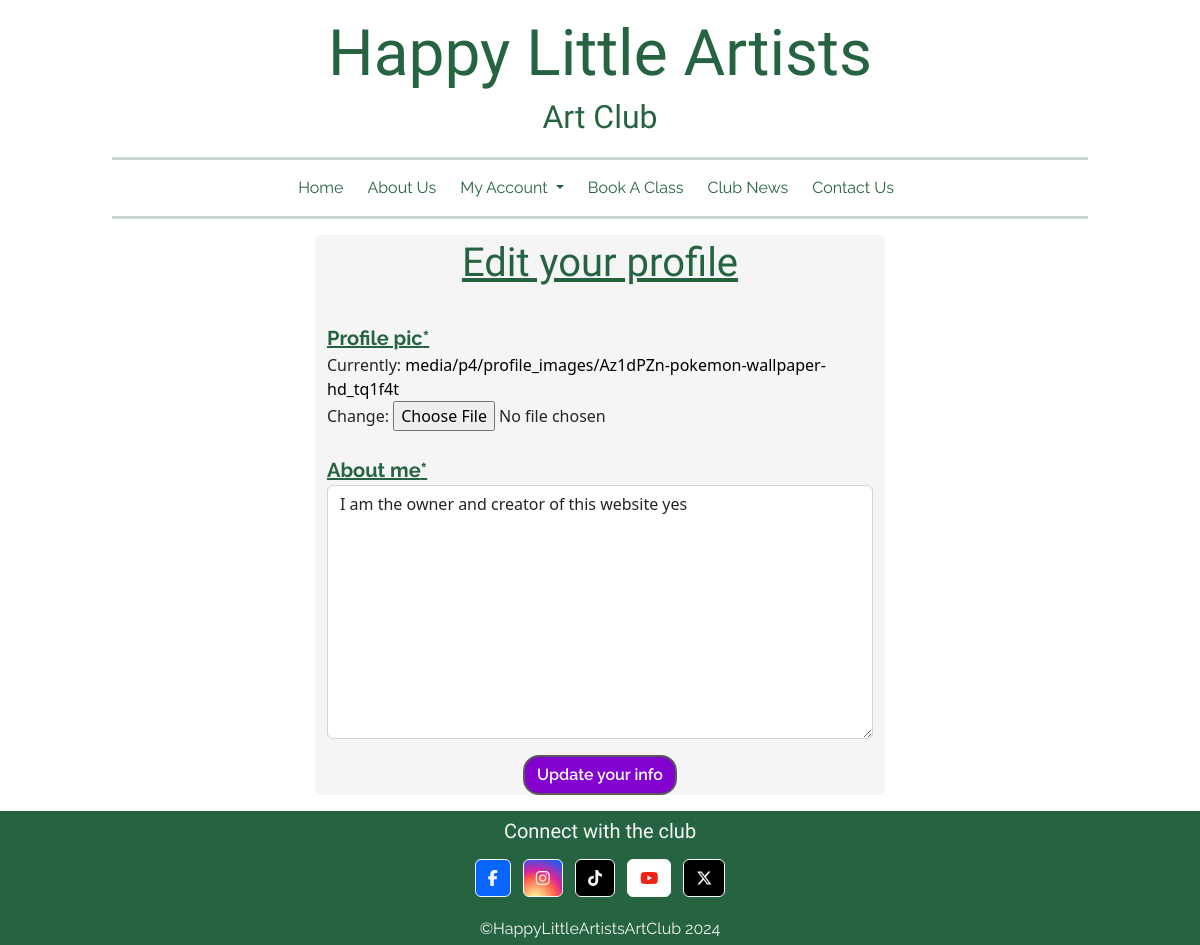
/profile/edit_profile/1/ (signed in), run on an earlier commit of the app's database.
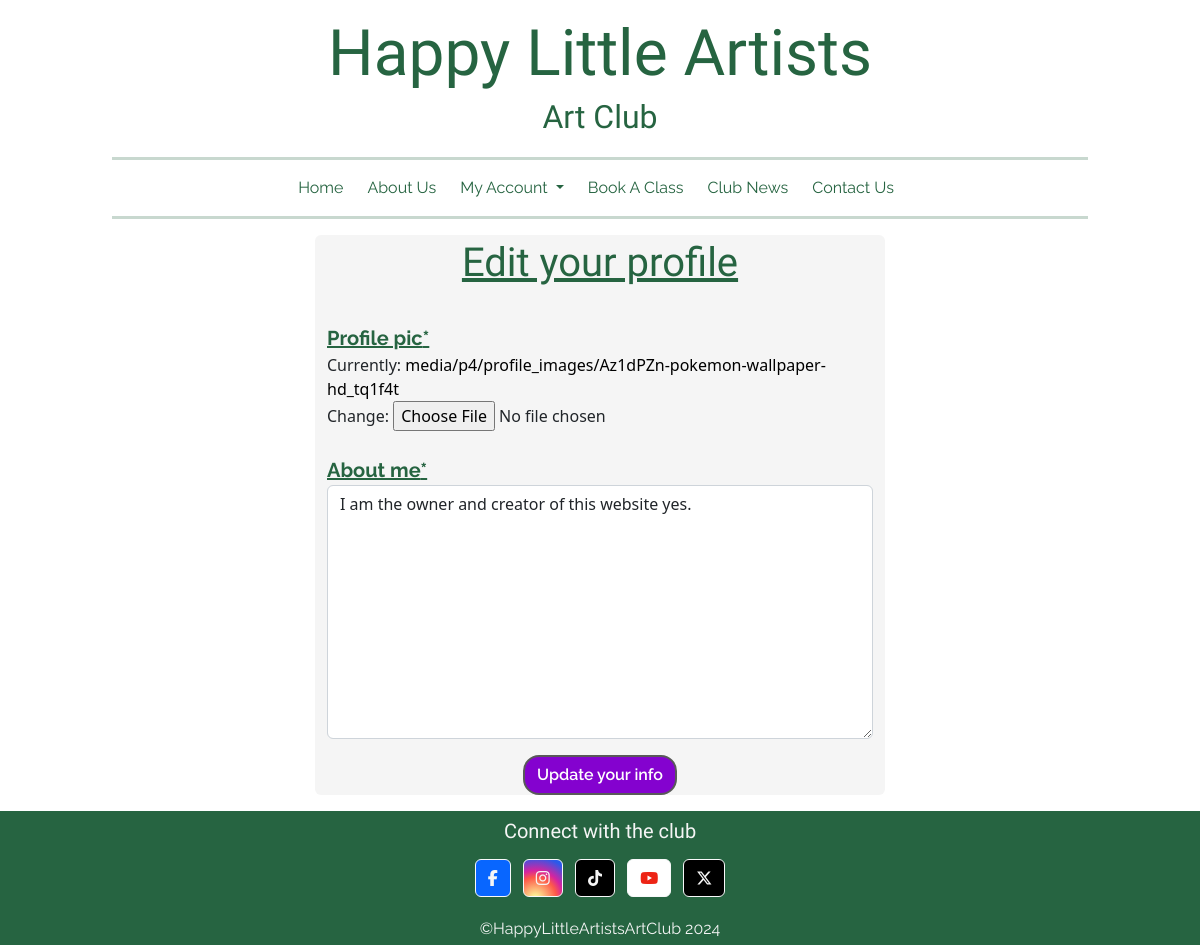
And on a later commit of the database.
### profiles/models.py (models this page shows, shortened)
class Profile(models.Model):
    user = models.OneToOneField(User, on_delete=models.CASCADE)
    created_on = models.DateTimeField(auto_now_add=True)
    profile_pic = ResizedImageField(quality=100, upload_to="p4/profile_images/", force_format='WEBP')
    about_me = models.TextField(help_text='Enter your about me info here', blank=True)

### profiles/views.py (the view, shortened to what this page needs)
# urls.py: path('edit_profile/<slug:pk>/', EditProfileView.as_view(), name='edit_profile'),
class EditProfileView(LoginRequiredMixin, UserPassesTestMixin, generic.UpdateView):
    model = Profile
    template_name = 'edit_profile.html'
    form_class = EditProfileForm
    def test_func(self):
        return self.request.user == self.get_object().user

### profiles/forms.py
class EditProfileForm(forms.ModelForm):
    about_me = forms.CharField(widget=forms.Textarea)
    class Meta:
        model = Profile
        fields = ('profile_pic', 'about_me',)

### profiles/templates/edit_profile.html (shortened to what this page needs)
{% extends "base.html" %}
{% load crispy_forms_tags %}
{% block content %}
<div class="container">
    <div class="row justify-content-center">
        <div class="col-sm-10 col-lg-8 col-xl-6 bg-off-white rounded">
            <h1 class="text-center text-green p-1 text-decoration-underline">Edit your profile</h1>
            <form method="post" enctype="multipart/form-data" class="generated_forms">
                {{form | crispy }}
                <div class="text-center mt-3">
                    <button type="submit" class="btn btn-small">Update your info</button>
                </div>
            </form>
        </div>
    </div>
</div>
{% endblock %}

### templates/base.html (shortened to what this page needs)
{% load static %}
<!DOCTYPE html>
<html lang="en">
<head>
    <link href="https://cdn.jsdelivr.net/npm/bootstrap@5.2.3/dist/css/bootstrap.min.css" rel="stylesheet"
>
    <link rel="stylesheet" href="{% static 'css/styles.css' %}">
    <link rel="stylesheet" href="{% static 'lightbox2/dist/css/lightbox.min.css' %}">
</head>
<body>
    <header class="text-center mt-3 d-none d-md-block">
        <div class="d-inline-block header-brand">
            <a href="{% url 'home' %}">
                <div>
                    <h1 class="brand-name mb-0">Happy Little Artists</h1>
                </div>
                <div>
                    <p class="brand-tagline d-inline-block">Art Club</p>
                </div>
            </a>
        </div>
    </header>
    <div class="container-fluid">
        <div class="row">
            <div class="col-10 mx-auto">
                <hr class="my-0 d-none d-md-block custom-hr">
            </div>
        </div>
    </div>
    <nav class="navbar navbar-expand-md">
        <div class="collapse navbar-collapse mx-4" id="navbarNav">
            <ul class="navbar-nav mx-auto">
                <li class="nav-item me-2 {% if current_page == 'home' %}active{% endif %}">
                    <a class="nav-link home-link" href="{% url 'home' %}">Home</a>
                </li>
                <li class="nav-item me-2 {% if current_page == 'about_us' %}active{% endif %}">
                    <a class="nav-link about-us-link" href="#">About Us</a>
                </li>
                {% if user.is_authenticated %}
                <li
                    class="nav-item dropdown me-2 account-link {% if 'logout' in request.path or current_page == 'profile' %}active{% endif %}">
                    <a class="nav-link dropdown-toggle" href="#" role="button" data-bs-toggle="dropdown"
                        aria-expanded="false">My Account
                    </a>
                </li>
                {% else %}
                <li class="nav-item me-2 {% if 'login' in request.path %}active{% endif %}">
                    <a class="nav-link account-link" href="{% url 'account_login' %}">Login/Signup</a>
                </li>
                {% endif %}
                {% if user.is_authenticated %}
                <li class="nav-item me-2 {% if current_page == 'book_a_class' %}active{% endif %}">
                    <a class="nav-link book-a-class-link" href="#">Book A Class</a>
                </li>
                {% else %}
                <li class="nav-item me-2 {% if current_page == 'book_a_class' %}active{% endif %}">
                    <a class="nav-link book-a-class-link" href="{% url 'account_login' %}">Book A Class</a>
                </li>
                {% endif %}
                <li class="nav-item me-2 {% if current_page == 'club_news' %}active{% endif %}">
                    <a class="nav-link club-news-link" href="{% url 'club_news' %}">Club News</a>
                </li>
                <li class="nav-item me-2 {% if current_page == 'contact_us' %}active{% endif %}">
                    <a class="nav-link contact-us-link" href="#">Contact Us</a>
                </li>
            </ul>
        </div>
    </nav>
    <div class="container-fluid">
        <div class="row">
            <div class="col-12 col-md-10 mx-auto">
                <hr class="my-0 custom-hr d-md-block">
            </div>
        </div>
    </div>
    <main>{% block content %} {% endblock %}</main>
    <footer class="text-off-white bg-green mt-3">
        <div class="container-fluid d-flex justify-content-center text-center">
            <div class="row">
                <div class="col-12">
                    <h2 class="h5 p-2">Connect with the club</h2>
                    <ul class="social-icons list-unstyled list-inline">
                        <li class="list-inline-item">
                            <a class="btn btn-outline-light facebook-icon"
                                href="https://www.facebook.com/happylittleartistsartclub" target="_blank" rel="noopener"
                                aria-label="Check out the clubs Facebook page (opens in a new tab)"><i
                                    class="fab fa-facebook-f text-off-white"></i></a>
                        </li>
                        <li class="list-inline-item">
                            <a class="btn btn-outline-light instagram-icon"
                                href="https://www.instagram.com/happylittleartistsartclub" target="_blank"
                                rel="noopener" aria-label="Check out the clubs Instagram page (opens in a new tab)"><i
                                    class="fab fa-instagram text-off-white"></i></a>
                        </li>
                        <li class="list-inline-item">
                            <a class="btn btn-outline-light tiktok-icon" href="https://www.tiktok.com/" target="_blank"
                                rel="noopener" aria-label="Check out the clubs Tiktok page (opens in a new tab)"><i
                                    class="fab fa-tiktok text-off-white"></i></a>
                        </li>
                        <li class="list-inline-item">
                            <a class="btn btn-outline-light youtube-icon" href="https://www.youtube.com/"
                                target="_blank" rel="noopener"
                                aria-label="Check out the clubs Youtube page (opens in a new tab)"><i
                                    class="fab fa-youtube text-red"></i></a>
                        </li>
                        <li class="list-inline-item">
                            <a class="btn btn-outline-light twitter-icon" href="https://twitter.com/" target="_blank"
                                rel="noopener" aria-label="Check out the clubs Twitter page (opens in a new tab)"><i
                                    class="fab fa-x-twitter text-off-white"></i></a>
                        </li>
                    </ul>
                    <p class="text-off-white mb-0 p-1">©HappyLittleArtistsArtClub 2024</p>
                </div>
            </div>
        </div>
    </footer>
</body>
</html>

### static/css/styles.css (style rules this page uses)
:root { --heading-font: "Love Ya Like A Sister", serif; --text-font: "Raleway", serif; --off-white: #f5f5f5; --green: #266441; --green-slightly-faded: rgba(38, 100, 65, 0.8); --green-faded: rgba(38, 100, 65, 0.1); --green-bright: #16f530; --green-bright-slightly-faded: rgba(22, 245, 48, 0.8); --green-bright-faded: rgba(22, 245, 48, 0.3); --purple: #8402cf; --purple-slightly-faded: rgba(132, 2, 207, 0.8); --purple-faded: rgba(132, 2, 207, 0.3); --yellow: #f5df16; --yellow-faded: rgba(245, 223, 22, 0.3); --orange: #f29018; --orange-slightly-faded: rgba(242, 144, 24, 0.8); --orange-faded: rgba(242, 144, 24, 0.3); --blue: #1536ed; --blue-slightly-faded: rgba(21, 54, 237, 0.8); --blue-faded: rgba(21, 54, 237, 0.3); --red: #ed2415; --red-sllightly-faded: rgba(237, 36, 21, 0.8); --red-faded: rgba(237, 36, 21, 0.3); --red-dark: #d32f2f; --red-dark-slightly-faded: rgba(211, 47, 47, 0.8); --grey: #595959; --rainbow-gradient: linear-gradient( 45deg, var(--red), var(--orange), var(--yellow), var(--green-bright), var(--blue), var(--purple) ); }
.text-off-white { color: var(--off-white); }
.text-green { color: var(--green); }
.text-red { color: var(--red); }
.bg-off-white { background-color: var(--off-white); }
.bg-green { background-color: var(--green); }
h1, h2, h3, h4, h5, h6 { font-family: var(--heading-font); }
h2 { font-size: 1.75rem; }
p { font-family: var(--text-font); }
a { text-decoration: none; }
ul { list-style: none; }
.custom-hr { color: var(--green); border-width: 0.2rem; }
.header-brand h1 { font-size: 4rem; color: var(--green); }
.header-brand p { font-family: var(--heading-font); font-size: 2rem; color: var(--green); }
.nav-link { font-family: var(--text-font); color: var(--green); border-radius: 1rem; background-color: transparent; }
footer h2 { color: var(--off-white); }
.facebook-icon { background: #0866ff; }
.instagram-icon { background: radial-gradient( circle at 30% 107%, #fdf497 0%, #fdf497 5%, #fd5949 45%, #d6249f 60%, #285aeb 90% ); }
.tiktok-icon { background: black; }
.youtube-icon { background: white; }
.twitter-icon { background: black; }
.btn-small { background-color: var(--purple); color: white; font-family: var(--text-font); font-weight: 600; border-radius: 1rem; border: 0.15rem solid var(--grey); }
.generated_forms label { color: var(--green); font-family: var(--text-font); font-weight: bold; font-size: 1.25rem; text-align: center; margin: 1.5rem 0 0 0; text-decoration: underline; }
.generated_forms a { color: black; }

What changed in the data, as far as the page shows it:
changed Profile: about_me "I am the owner and creator of this website yes" → "I am the owner and creator of this website yes."
